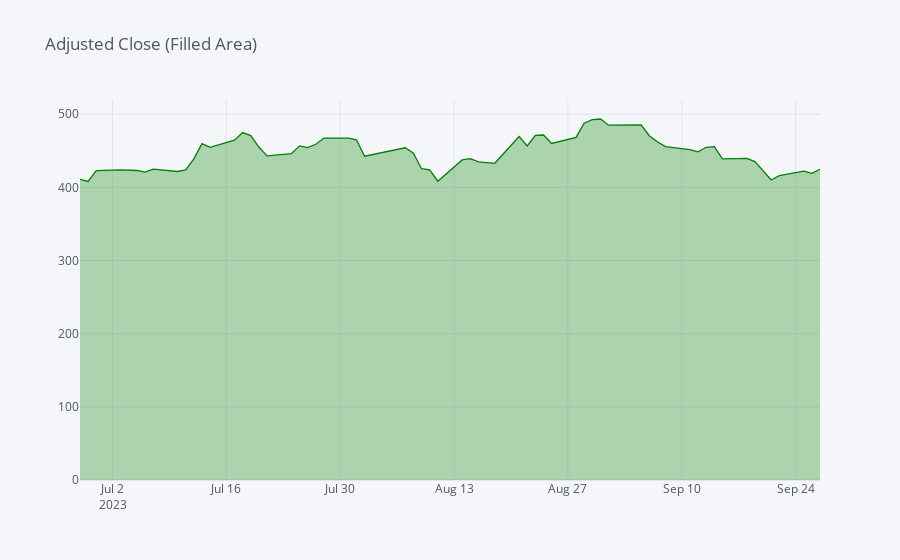

Source (notebook cell):
### Code cell
stock_data['Adj Close'].iplot(title='Adjusted Close (Filled Area)', fill=True, colors=['green'])

### Figure 1 — Plotly figure (JSON) as saved in the notebook; plotly's stock layout.template omitted (floating-point values rounded to 4 significant figures)
{"data": [{"fill": "tozeroy", "fillcolor": "rgba(0, 128, 0, 0.3)", "line": {"color": "rgba(0, 128, 0, 1.0)", "dash": "solid", "shape": "linear", "width": 1.3}, "mode": "lines", "name": "Adj Close", "text": "", "type": "scatter", "x": ["2023-06-28", "2023-06-29", "2023-06-30", "2023-07-03", "2023-07-05", "2023-07-06", "2023-07-07", "2023-07-10", "2023-07-11", "2023-07-12", "2023-07-13", "2023-07-14", "2023-07-17", "2023-07-18", "2023-07-19", "2023-07-20", "2023-07-21", "2023-07-24", "2023-07-25", "2023-07-26", "2023-07-27", "2023-07-28", "2023-07-31", "2023-08-01", "2023-08-02", "2023-08-03", "2023-08-04", "2023-08-07", "2023-08-08", "2023-08-09", "2023-08-10", "2023-08-11", "2023-08-14", "2023-08-15", "2023-08-16", "2023-08-17", "2023-08-18", "2023-08-21", "2023-08-22", "2023-08-23", "2023-08-24", "2023-08-25", "2023-08-28", "2023-08-29", "2023-08-30", "2023-08-31", "2023-09-01", "2023-09-05", "2023-09-06", "2023-09-07", "2023-09-08", "2023-09-11", "2023-09-12", "2023-09-13", "2023-09-14", "2023-09-15", "2023-09-18", "2023-09-19", "2023-09-20", "2023-09-21", "2023-09-22", "2023-09-25", "2023-09-26", "2023-09-27"], "y": [411.1, 408.2, 423.0, 424.1, 423.1, 421.0, 425.0, 421.8, 424.0, 439.0, 459.7, 454.7, 464.6, 474.9, 470.7, 455.2, 443.1, 446.1, 456.8, 454.5, 459.0, 467.5, 467.3, 465.0, 442.7, 445.1, 446.8, 454.1, 446.6, 425.5, 423.8, 408.5, 437.5, 439.4, 434.8, 433.4, 433.0, 469.6, 456.6, 471.1, 471.6, 460.1, 468.3, 487.8, 492.6, 493.5, 485.1, 485.4, 470.6, 462.4, 455.7, 451.8, 448.7, 454.9, 455.8, 439, 439.7, 435.2, 422.4, 410.2, 416.1, 422.2, 419.1, 424.7]}], "layout": {"autosize": true, "legend": {"bgcolor": "#F5F6F9", "font": {"color": "#4D5663"}}, "paper_bgcolor": "#F5F6F9", "plot_bgcolor": "#F5F6F9", "title": {"font": {"color": "#4D5663"}, "text": "Adjusted Close (Filled Area)"}, "xaxis": {"autorange": true, "gridcolor": "#E1E5ED", "range": ["2023-06-28", "2023-09-27"], "showgrid": true, "tickfont": {"color": "#4D5663"}, "title": {"font": {"color": "#4D5663"}, "text": ""}, "type": "date", "zerolinecolor": "#E1E5ED"}, "yaxis": {"autorange": true, "gridcolor": "#E1E5ED", "range": [0, 519.5], "showgrid": true, "tickfont": {"color": "#4D5663"}, "title": {"font": {"color": "#4D5663"}, "text": ""}, "type": "linear", "zerolinecolor": "#E1E5ED"}}}
